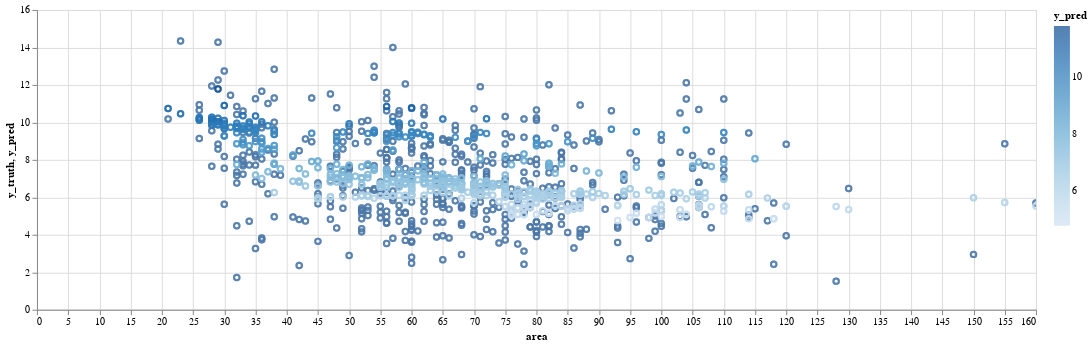

This figure's notebook cell:
### Code cell
layer1 + layer2

### Figure 1 — Vega-Lite specification as saved in the notebook (floating-point values rounded to 4 significant figures; data arrays with more than 128 entries replaced by an {"elided": "..."} marker saying what was removed)
{"config": {"view": {"continuousWidth": 300, "continuousHeight": 300}}, "layer": [{"mark": {"type": "point", "tooltip": true}, "encoding": {"x": {"field": "area", "type": "quantitative"}, "y": {"field": "y_truth", "type": "quantitative"}}, "name": "view_5"}, {"mark": {"type": "point", "tooltip": true}, "encoding": {"color": {"field": "y_pred", "type": "quantitative"}, "x": {"field": "area", "type": "quantitative"}, "y": {"field": "y_pred", "type": "quantitative"}}, "name": "view_6"}], "data": {"name": "data-80911ac1970f98495845ed51e099c4b6"}, "params": [{"name": "param_8", "select": {"type": "interval", "encodings": ["x", "y"]}, "bind": "scales", "views": ["view_5"]}, {"name": "param_11", "select": {"type": "interval", "encodings": ["x", "y"]}, "bind": "scales", "views": ["view_6"]}], "width": 1000, "$schema": "https://vega.github.io/schema/vega-lite/v5.20.1.json", "datasets": {"data-80911ac1970f98495845ed51e099c4b6": {"elided": "1000 records"}}}
